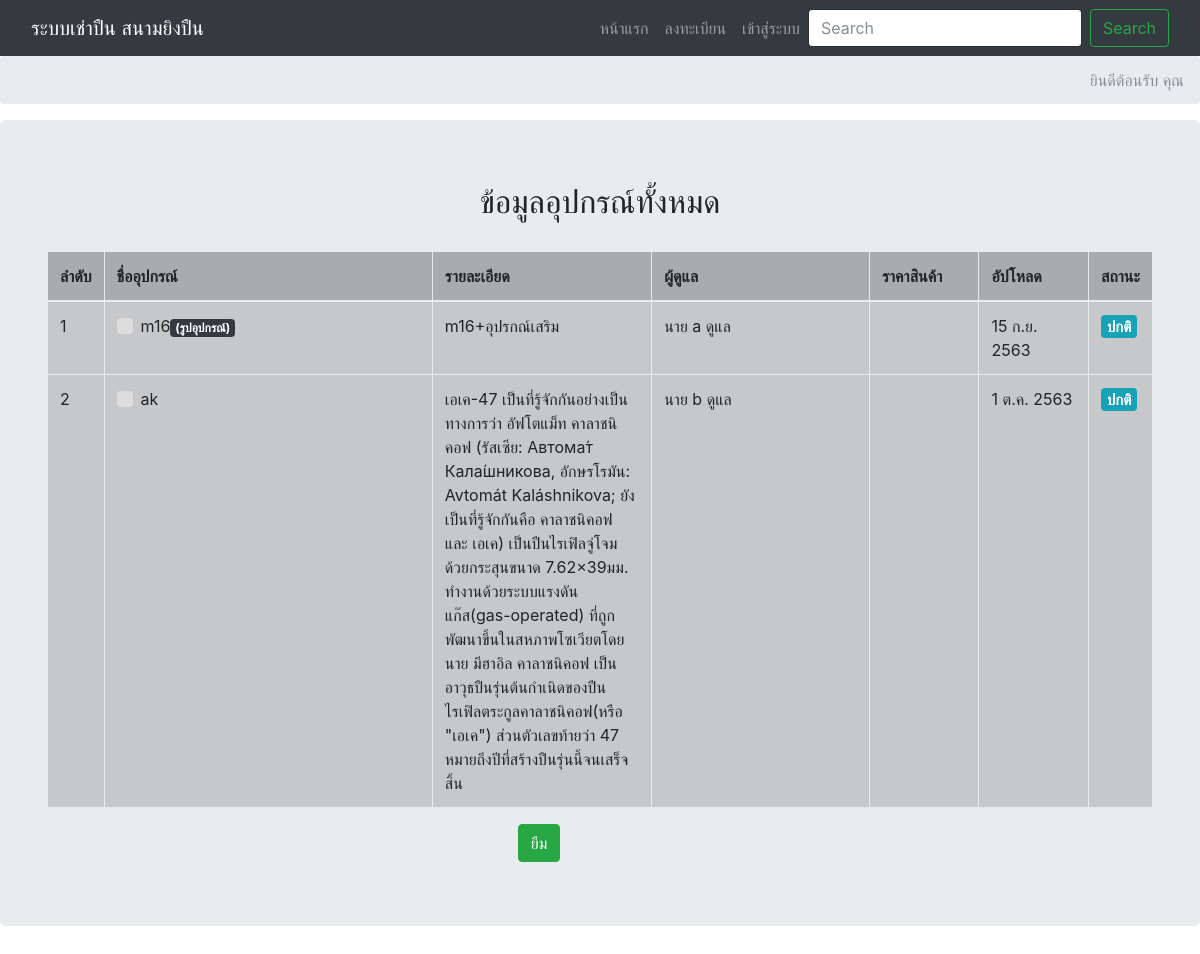
The app's page /manage-lend.php with its own data.
### tables this page shows
CREATE TABLE `tb_gun` (
  `book_id` int(11) NOT NULL,
  `book_name` varchar(255) NOT NULL,
  `book_detail` varchar(255) NOT NULL,
  `book_user` text NOT NULL,
  `book_techer` varchar(255) NOT NULL,
  `book_year` int(11) NOT NULL,
  `book_date` datetime NOT NULL,
  `book_status` varchar(20) NOT NULL,
  `book_code` varchar(50) NOT NULL
);

### fucntion_query.php (called while the page is built, shortened)
<?php
require_once 'connect_db.php';
function GetDataBooks(){
	global $conn ;
	$sql = "SELECT * FROM tb_gun";
	$result = $conn->query($sql);
	$results = [];
	while ($row = $result->fetch_object()) {
		$results[] = $row;
	}
	return $results;
}
function DateThai($strDate)
{
	$strYear = date("Y",strtotime($strDate))+543;
	$strMonth= date("n",strtotime($strDate));
	$strDay= date("j",strtotime($strDate));
	$strMonthCut = Array("","ม.ค.","ก.พ.","มี.ค.","เม.ย.","พ.ค.","มิ.ย.","ก.ค.","ส.ค.","ก.ย.","ต.ค.","พ.ย.","ธ.ค.");
	$strMonthThai=$strMonthCut[$strMonth];
	return "$strDay $strMonthThai $strYear";
}

### manage-lend.php (the view, shortened to what this page needs)
<?php
include "header.php";
include  "fucntion_query.php";
?>
<body>
  <?php include "navbar.php"; ?>
    <nav  aria-label="breadcrumb" role="navigation">
      <ol class="breadcrumb">
        <li class="breadcrumb-item active" aria-current="page"><?="ยินดีต้อนรับ คุณ".$user->name." ".$user->lastname?></li>
      </ol>
    </nav>
    <div class="jumbotron">
      <div class="row">
        <div class="col-lg-12 ">
         <h2 class="display-5 text-center">ข้อมูลอุปกรณ์ทั้งหมด</h2>
         <br>
         <form action="save_history.php" method="post">
           <div class="container">
            <table id="example" class="table table-hover table-bordered table-dark" cellspacing="0" width="100%">
              <thead >
                <tr class="table-active">
                  <th width="5%">ลำดับ</th>
                  <th width="30%">ชื่ออุปกรณ์</th>
                  <th width="20%">รายละเอียด</th>
                  <th width="20%">ผู้ดูแล</th>
                  <th width="10%">ราคาสินค้า</th>
                  <th width="10%">อัปโหลด</th>
                  <th width="5%">สถานะ</th>
                </tr>
              </thead>
              <tbody>
                <?php
                $book = GetDataBooks();
                for ($i=0; $i < count($book) ; $i++) {
                  if($book[$i]->book_status == 'ปกติ'){
                    $status = 'info';
                  }elseif ($book[$i]->book_status == 'ถูกยืม') {
                    $status = 'warning';
                    $disabled = 'disabled';
                  }elseif ($book[$i]->book_status == 'หาย') {
                    $status = 'danger';
                    $disabled = 'disabled';
                  }else {
                    $status = 'secondary';
                    $disabled = 'disabled';
                  }
                  ?>
                  <tr>
                    <td><?=$i+1;?></td>
                    <td >
                      <label class="custom-control custom-checkbox">
                        <span class="custom-control-indicator"></span>
                        <span class="custom-control-description"><?=$book[$i]->book_name?></span>
                        <a href="<?=$book[$i]->book_detail != '' ? $book[$i]->book_detail : '#';?>" target="_blank"><?=$book[$i]->book_detail != '' ? '<span class="badge badge-dark">(รูปอุปกรณ์)</span>' : '';?></a>
                      </label>
                    </td>
                    <td><?=$book[$i]->book_user?></td>
                    <td><?=$book[$i]->book_techer?></td>
                    <td><?=$book[$i]->book_pirce?></td>
                    <td><?=DateThai($book[$i]->book_date)?></td>
                    <td><h5><span class="badge badge-<?=$status?>"><?=$book[$i]->book_status?></span></h5></td>
                  </tr>
                  <?php } ?>
                </tbody>
              </table>
            </div>
            <div class="row">
              <div class="col-lg-5"></div>
              <div class="col-lg-7">
                <input type="submit" class="btn btn-success " name="submit" id="submit" value="ยืม">
              </div>
            </div>
          </form>
        </div>
      </div>
    </div>
</body>
</html>

### header.php (style rules this page uses)
body { padding-top: 54px; }
@media (min-width: 992px) { body { padding-top: 56px; } }

### records on screen
tb_gun: book_name "m16", shows "(รูปอุปกรณ์)", book_user "m16+อุปรกณ์เสริม", book_techer "นาย a ดูแล", book_date "15 ก.ย. 2563", book_status "ปกติ"
tb_gun: book_name "ak", book_user "เอเค-47 เป็นที่รู้จักกันอย่างเป็นทางการว่า อัฟโตแม็ท คาลาชนิคอฟ (รัสเซีย: Автома́т Кала́шникова, อักษรโรมัน: Avtomát Kaláshnikova; ยังเป็นที่รู้จักกันคือ คาลาชนิคอฟ และ เอเค) เป็นปืนไรเฟิลจู่โจมด้วยกระสุนขนาด 7.62×39มม. ทำงานด้วยระบบแรงดันแก๊ส(gas-operated) ที่ถูกพัฒนาขึ้นในสหภาพโซเวียตโดยนาย มีฮาอิล คาลาชนิคอฟ เป็นอาวุธปืนรุ่นต้นกำเนิดของปืนไรเฟิลตระกูลคาลาชนิคอฟ(หรือ \"เอเค\") ส่วนตัวเลขท้ายว่า 47 หมายถึงปีที่สร้างปืนรุ่นนี้จนเสร็จสิ้น", book_techer "นาย b ดูแล", book_date "1 ต.ค. 2563", book_status "ปกติ"
